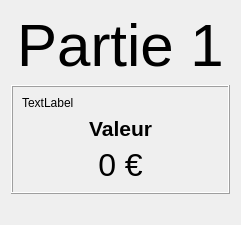
      <widget class="QWidget" name="pageRoundTitle">
       <layout class="QGridLayout" name="gridLayout_3">
        <item row="0" column="0">
         <spacer name="horizontalSpacer_6">
          <property name="orientation">
           <enum>Qt::Horizontal</enum>
          </property>
          <property name="sizeHint" stdset="0">
           <size>
            <width>0</width>
            <height>0</height>
           </size>
          </property>
         </spacer>
        </item>
        <item row="0" column="1">
         <widget class="QLabel" name="RT_RoundTitle">
          <property name="sizePolicy">
           <sizepolicy hsizetype="Expanding" vsizetype="Expanding">
            <horstretch>0</horstretch>
            <verstretch>1</verstretch>
           </sizepolicy>
          </property>
          <property name="baseSize">
           <size>
            <width>0</width>
            <height>1</height>
           </size>
          </property>
          <property name="font">
           <font>
            <pointsize>45</pointsize>
            <kerning>false</kerning>
           </font>
          </property>
          <property name="text">
           <string>Partie 1</string>
          </property>
          <property name="scaledContents">
           <bool>true</bool>
          </property>
          <property name="alignment">
           <set>Qt::AlignCenter</set>
          </property>
          <property name="wordWrap">
           <bool>true</bool>
          </property>
          <property name="textInteractionFlags">
           <set>Qt::NoTextInteraction</set>
          </property>
         </widget>
        </item>
        <item row="1" column="0" colspan="3">
         <widget class="QFrame" name="frame">
          <property name="sizePolicy">
           <sizepolicy hsizetype="Preferred" vsizetype="Preferred">
            <horstretch>0</horstretch>
            <verstretch>3</verstretch>
           </sizepolicy>
          </property>
          <property name="frameShape">
           <enum>QFrame::Box</enum>
          </property>
          <property name="frameShadow">
           <enum>QFrame::Raised</enum>
          </property>
          <layout class="QVBoxLayout" name="verticalLayout">
           <item>
            <widget class="QLabel" name="RT_SubRound">
             <property name="text">
              <string>TextLabel</string>
             </property>
             <property name="textInteractionFlags">
              <set>Qt::NoTextInteraction</set>
             </property>
            </widget>
           </item>
           <item>
            <widget class="QLabel" name="RT_ValeurLbl">
             <property name="sizePolicy">
              <sizepolicy hsizetype="Preferred" vsizetype="Maximum">
               <horstretch>0</horstretch>
               <verstretch>0</verstretch>
              </sizepolicy>
             </property>
             <property name="font">
              <font>
               <pointsize>16</pointsize>
               <bold>true</bold>
              </font>
             </property>
             <property name="text">
              <string>Valeur</string>
             </property>
             <property name="alignment">
              <set>Qt::AlignCenter</set>
             </property>
            </widget>
           </item>
           <item>
            <widget class="QLabel" name="RT_Valeur">
             <property name="sizePolicy">
              <sizepolicy hsizetype="Preferred" vsizetype="Maximum">
               <horstretch>0</horstretch>
               <verstretch>0</verstretch>
              </sizepolicy>
             </property>
             <property name="font">
              <font>
               <pointsize>24</pointsize>
              </font>
             </property>
             <property name="text">
              <string>0 €</string>
             </property>
             <property name="alignment">
              <set>Qt::AlignCenter</set>
             </property>
            </widget>
           </item>
          </layout>
         </widget>
        </item>
        <item row="0" column="2">
         <spacer name="horizontalSpacer_7">
          <property name="orientation">
           <enum>Qt::Horizontal</enum>
          </property>
          <property name="sizeHint" stdset="0">
           <size>
            <width>0</width>
            <height>0</height>
           </size>
          </property>
         </spacer>
        </item>
        <item row="2" column="0" colspan="3">
         <widget class="QLabel" name="RT_Logo">
          <property name="sizePolicy">
           <sizepolicy hsizetype="Expanding" vsizetype="Expanding">
            <horstretch>0</horstretch>
            <verstretch>1</verstretch>
           </sizepolicy>
          </property>
          <property name="text">
           <string>&lt;logo&gt;</string>
          </property>
          <property name="alignment">
           <set>Qt::AlignCenter</set>
          </property>
         </widget>
        </item>
       </layout>
      </widget>
